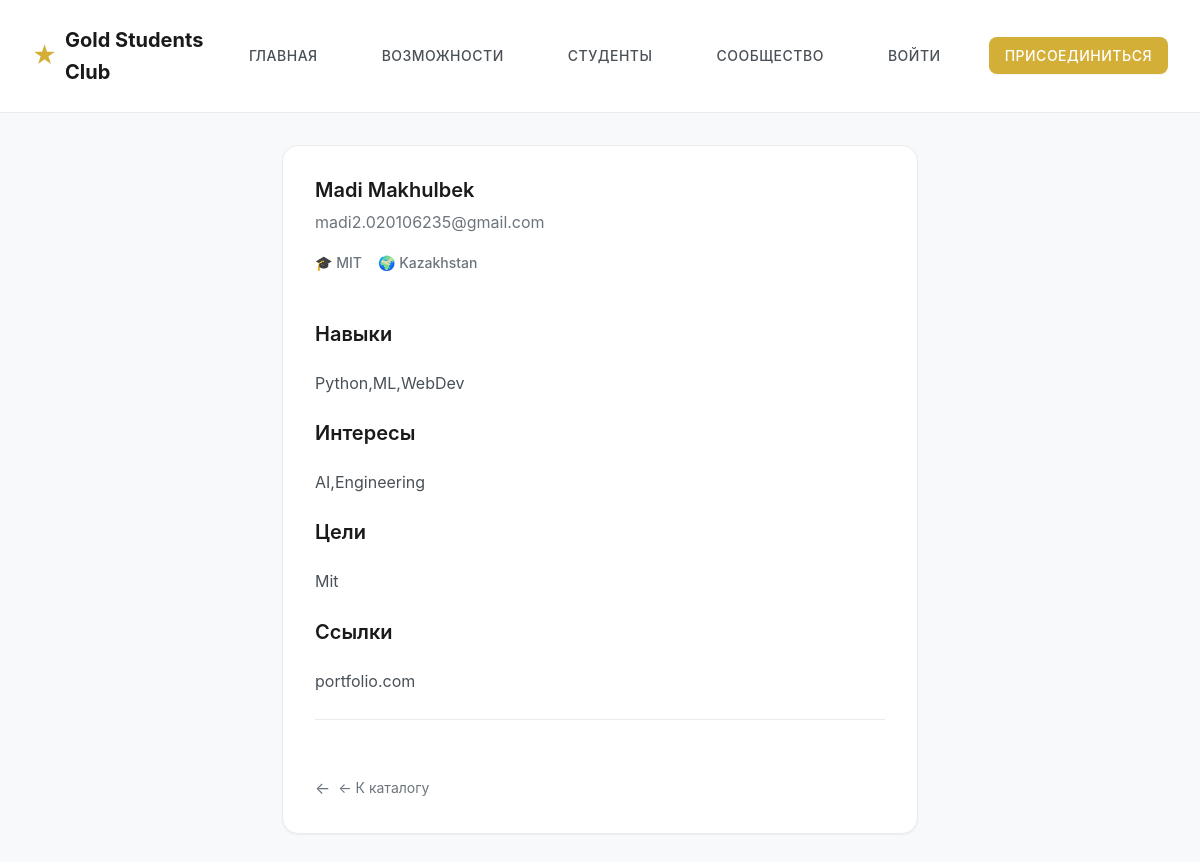
/profiles/3, run on the app's committed database.
### app.py (models this page shows, shortened)
class User(UserMixin, db.Model):
    id = db.Column(db.Integer, primary_key=True)
    email = db.Column(db.String(120), unique=True, nullable=False, index=True)
    password_hash = db.Column(db.String(255), nullable=True)  # nullable для старых записей
    name = db.Column(db.String(100), nullable=False)
    university = db.Column(db.String(100))
    country = db.Column(db.String(100))
    skills = db.Column(db.Text)
    goals = db.Column(db.Text)
    interests = db.Column(db.Text)
    links = db.Column(db.Text)
    status = db.Column(db.String(20), default="pending")
    role = db.Column(db.String(20), default="user")  # user, moderator, admin
    created_at = db.Column(db.DateTime, default=datetime.utcnow)
    updated_at = db.Column(db.DateTime, default=datetime.utcnow, onupdate=datetime.utcnow)

### app.py (the view)
@app.route("/profiles/<int:user_id>")
def profile_view(user_id):
    user = User.query.get_or_404(user_id)
    if user.status == "banned":
        return redirect(url_for("profiles"))
    return render_template("profile_view.html", user=user)

### templates/profile_view.html (shortened to what this page needs)
{% extends "base.html" %}
{% block content %}
    <div class="container-narrow">
        <div class="card">
            <h1 class="card-title">{{ user.name }}</h1>
            <p class="text-muted">{{ user.email }}</p>
            <div class="card-subtitle">
                {% if user.university %}<span>🎓 {{ user.university }}</span>{% endif %}
                {% if user.country %}<span>🌍 {{ user.country }}</span>{% endif %}
            </div>
            {% if user.skills %}
                <h4 class="mt-4">Навыки</h4>
                <p class="card-text">{{ user.skills }}</p>
            {% endif %}
            {% if user.interests %}
                <h4>Интересы</h4>
                <p class="card-text">{{ user.interests }}</p>
            {% endif %}
            {% if user.goals %}
                <h4>Цели</h4>
                <p class="card-text">{{ user.goals }}</p>
            {% endif %}
            {% if user.links %}
                <h4>Ссылки</h4>
                <p class="card-text">{{ user.links }}</p>
            {% endif %}
            <div class="card-footer">
                <a href="{{ url_for('profiles') }}" class="back-link">← К каталогу</a>
            </div>
        </div>
    </div>
{% endblock %}

### static/style.css (style rules this page uses)
:root { --gold: #D4AF37; --gold-light: #E8D5A3; --gold-dark: #B8941F; --dark: #1A1A1A; --dark-light: #2D2D2D; --gray-100: #F8F9FA; --gray-200: #E9ECEF; --gray-300: #DEE2E6; --gray-400: #CED4DA; --gray-500: #ADB5BD; --gray-600: #6C757D; --gray-700: #495057; --gray-800: #343A40; --white: #FFFFFF; --spacing-xs: 0.5rem; --spacing-sm: 1rem; --spacing-md: 1.5rem; --spacing-lg: 2rem; --spacing-xl: 3rem; --spacing-2xl: 4rem; --font-family: -apple-system, BlinkMacSystemFont, 'Segoe UI', 'Inter', 'Roboto', 'Helvetica Neue', Arial, sans-serif; --font-size-xs: 0.75rem; --font-size-sm: 0.875rem; --font-size-base: 1rem; --font-size-lg: 1.125rem; --font-size-xl: 1.25rem; --font-size-2xl: 1.5rem; --font-size-3xl: 2rem; --font-size-4xl: 2.5rem; --radius-sm: 8px; --radius-md: 12px; --radius-lg: 16px; --radius-full: 9999px; --shadow-sm: 0 1px 2px 0 rgba(0, 0, 0, 0.05); --shadow-md: 0 4px 6px -1px rgba(0, 0, 0, 0.1), 0 2px 4px -1px rgba(0, 0, 0, 0.06); --shadow-lg: 0 10px 15px -3px rgba(0, 0, 0, 0.1), 0 4px 6px -2px rgba(0, 0, 0, 0.05); --shadow-xl: 0 20px 25px -5px rgba(0, 0, 0, 0.1), 0 10px 10px -5px rgba(0, 0, 0, 0.04); --transition-fast: 150ms ease; --transition-base: 200ms ease; --transition-slow: 300ms ease; }
* { margin: 0; padding: 0; box-sizing: border-box; }
html { scroll-behavior: smooth; }
body { font-family: var(--font-family); font-size: var(--font-size-base); line-height: 1.6; color: var(--dark); background-color: var(--gray-100); -webkit-font-smoothing: antialiased; -moz-osx-font-smoothing: grayscale; }
h1, h2, h3, h4, h5, h6 { font-weight: 600; line-height: 1.2; color: var(--dark); margin-bottom: var(--spacing-md); }
h1 { font-size: var(--font-size-4xl); font-weight: 700; }
h4 { font-size: var(--font-size-xl); }
p { margin-bottom: var(--spacing-sm); color: var(--gray-700); }
a { color: var(--gold-dark); text-decoration: none; transition: color var(--transition-base); }
.container-narrow { max-width: 700px; margin: 0 auto; padding: var(--spacing-lg); }
.card { background: var(--white); border-radius: var(--radius-lg); border: 1px solid var(--gray-200); padding: var(--spacing-lg); transition: all var(--transition-base); box-shadow: var(--shadow-sm); height: 100%; display: flex; flex-direction: column; }
.card-title { font-size: var(--font-size-xl); font-weight: 600; margin-bottom: var(--spacing-xs); color: var(--dark); }
.card-subtitle { font-size: var(--font-size-sm); color: var(--gray-600); font-weight: 500; margin-bottom: var(--spacing-sm); display: flex; align-items: center; gap: var(--spacing-sm); }
.card-text { color: var(--gray-700); line-height: 1.7; flex-grow: 1; margin-bottom: var(--spacing-md); }
.card-footer { margin-top: auto; padding-top: var(--spacing-md); border-top: 1px solid var(--gray-200); display: flex; justify-content: space-between; align-items: center; }
.text-muted { color: var(--gray-600); }
.mt-4 { margin-top: var(--spacing-lg); }
.back-link { display: inline-flex; align-items: center; gap: var(--spacing-xs); color: var(--gray-600); font-size: var(--font-size-sm); margin-top: var(--spacing-lg); transition: color var(--transition-base); }
.back-link::before { content: "←"; font-size: var(--font-size-base); }

### data on the page
User: name "Madi Makhulbek", email "madi2.020106235@gmail.com", university "MIT", country "Kazakhstan", skills "Python,ML,WebDev", interests "AI,Engineering", goals "Mit", links "portfolio.com"
